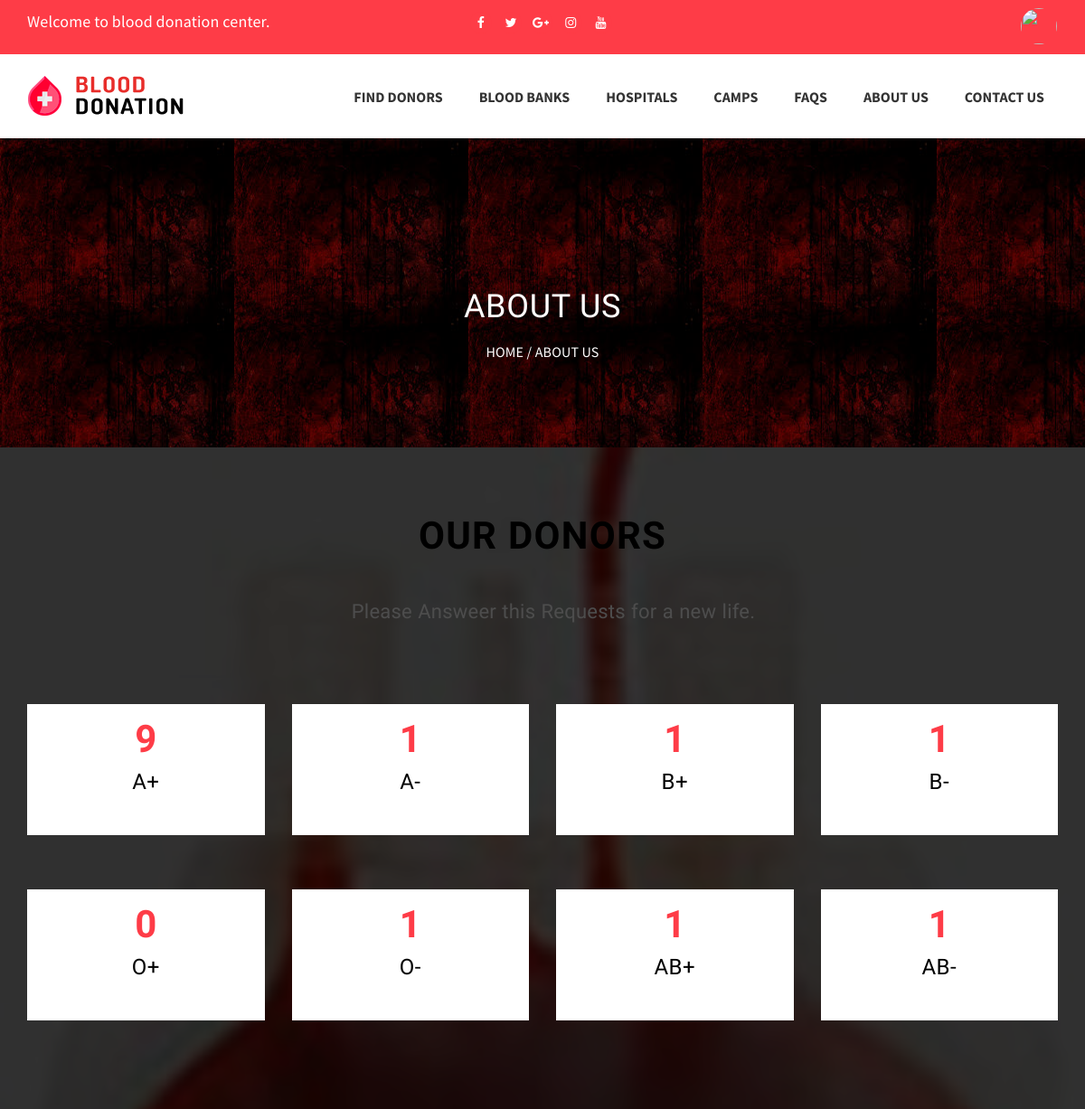
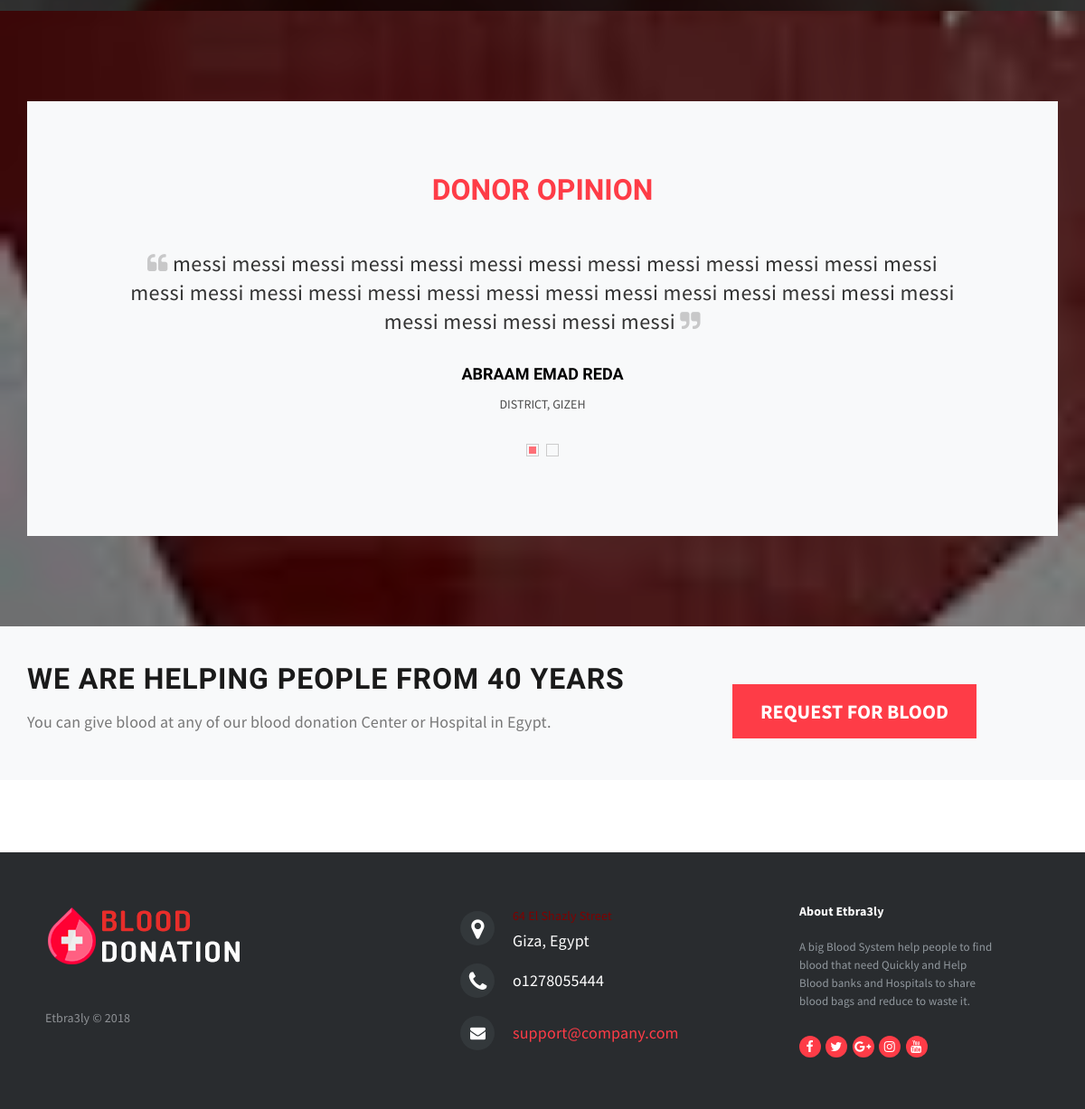
Page /APP/cpanel/DonorPages/DonorAboutUs.php (signed in) on the committed database (2 pictures, top to bottom).
### tables this page shows
CREATE TABLE `comment` (
  `commentID` int(200) NOT NULL,
  `comment` text NOT NULL,
  `date` varchar(20) NOT NULL,
  `visible` tinyint(1) NOT NULL DEFAULT '0',
  `donorID` int(11) NOT NULL
);

CREATE TABLE `donor` (
  `donorID` int(10) NOT NULL,
  `SSN` int(20) NOT NULL,
  `firstName` varchar(15) NOT NULL,
  `middleName` varchar(15) NOT NULL,
  `lastName` varchar(15) NOT NULL,
  `dateOfBirth` varchar(20) NOT NULL,
  `gender` varchar(10) NOT NULL,
  `district` varchar(50) NOT NULL,
  `city` varchar(50) NOT NULL,
  `phoneNo` int(20) NOT NULL,
  `email` varchar(30) NOT NULL,
  `bloodGroup` varchar(10) NOT NULL,
  `photo` varchar(500) NOT NULL DEFAULT 'default_profile.jpg',
  `username` varchar(20) DEFAULT NULL,
  `password` varchar(50) DEFAULT NULL,
  `lastDonationDate` varchar(20) DEFAULT NULL,
  `bloodBankID` int(11) DEFAULT NULL
);

### APP/lib/donor.php (called while the page is built, shortened)
<?php
require_once '../../config.php';
class Donor
{
    public static function retreiveDonorById($donorID)
    {
        global $dbh;
        $sql = $dbh->prepare("SELECT * FROM donor WHERE donorID='$donorID'");
        $sql->execute();
        $donor = $sql->fetch(PDO::FETCH_ASSOC);
        return $donor;
    }
    public static function countDonorsByBloodGroup($bloodGroup)
    {
        global $dbh;
        $sql = $dbh->prepare("SELECT * FROM donor WHERE bloodGroup='$bloodGroup' AND bloodBankID is null");
        $sql->execute();
        $donors = $sql->fetchAll(PDO::FETCH_ASSOC);
        return count($donors);
    }
}

### APP/model/comment.php (called while the page is built, shortened)
<?php
require_once '../../lib/DatabaseModel.php';
class Comment extends DatabaseModel
{
    public static function retreiveUpdatedComments()
    {
        global $dbh;
        $sql = $dbh->prepare("SELECT * FROM comment WHERE visible = 1 ORDER BY commentID desc limit 5");
        $sql->execute();
        $comments = $sql->fetchAll(PDO::FETCH_ASSOC);
        return $comments;
    }
}

### APP/cpanel/DonorPages/DonorAboutUs.php (the view, shortened to what this page needs)
<?php
    require_once '../../model/comment.php';
    require_once '../../lib/donor.php';
?>
        <section class="page-header" data-stellar-background-ratio="1.2">
            <div class="container">
                <div class="row">
                    <div class="col-sm-12 text-center">
                        <h3>
                            About US
                        </h3>
                        <p class="page-breadcrumb">
                            <a href="DonorHome.php">Home</a> / About US
                        </p>
                    </div>
                </div>
            </div>
        </section>
<section class="section-counter"  data-stellar-background-ratio="0.3">
    <div class="container wow fadeInUp">
        <div class="row section-heading-wrapper">
            <div class="col-md-12 col-sm-12 text-center">
                <h2 class="section-heading">Our Donors</h2>
                <p class="section-subheading">Please Answeer this Requests for a new life.</p>
            </div>
        </div>
        <div class="row">
            <div class="col-lg-3 col-md-6 col-sm-6 col-xs-12">
                <div class="counter-block-1 text-center">
                    <span class="counter"><?php echo Donor::countDonorsByBloodGroup("A+")?></span>
                    <h4>A+</h4>
                </div>
            </div>
            <div class="col-lg-3 col-md-6 col-sm-6 col-xs-12">
                <div class="counter-block-1 text-center">
                    <span class="counter"><?php echo Donor::countDonorsByBloodGroup("A-")?></span>
                    <h4>A-</h4>
                </div>
            </div>
            <div class="col-lg-3 col-md-6 col-sm-6 col-xs-12">
                <div class="counter-block-1 text-center">
                    <span class="counter"><?php echo Donor::countDonorsByBloodGroup("B+")?></span>
                    <h4>B+</h4>
                </div>
            </div>
            <div class="col-lg-3 col-md-6 col-sm-6 col-xs-12">
                <div class="counter-block-1 text-center">
                    <span class="counter"><?php echo Donor::countDonorsByBloodGroup("B-")?></span>
                    <h4>B-</h4>
                </div>
            </div>
            <div class="col-lg-3 col-md-6 col-sm-6 col-xs-12">
                <div class="counter-block-1 text-center">
                    <span class="counter"><?php echo Donor::countDonorsByBloodGroup("O+")?></span>
                    <h4>O+</h4>
                </div>
            </div>
            <div class="col-lg-3 col-md-6 col-sm-6 col-xs-12">
                <div class="counter-block-1 text-center">
                    <span class="counter"><?php echo Donor::countDonorsByBloodGroup("O-")?></span>
                    <h4>O-</h4>
                </div>
            </div>
            <div class="col-lg-3 col-md-6 col-sm-6 col-xs-12">
                <div class="counter-block-1 text-center">
                    <span class="counter"><?php echo Donor::countDonorsByBloodGroup("AB+")?></span>
                    <h4>AB+</h4>
                </div>
            </div>
            <div class="col-lg-3 col-md-6 col-sm-6 col-xs-12">
                <div class="counter-block-1 text-center">
                    <span class="counter"><?php echo Donor::countDonorsByBloodGroup("AB-")?></span>
                    <h4>AB-</h4>
                </div>
            </div>
        </div>
    </div>
</section>
        <section class="section-content-block section-client-testimonial">
            <div class="container">
                <div class="testimonial-container text-center">
                    <?php
                        $comments = Comment::retreiveUpdatedComments();
                        if(is_array($comments) && count($comments)>0){
                            foreach ($comments as $comment) {
                                $donor = Donor::retreiveDonorById($comment['donorID']);
                                echo '<div class="col-md-10 col-md-offset-1 col-sm-12">
                                        <div class="testimony-layout-1">
                                            <h3 class="people-quote">Donor Opinion</h3>
                                            <p class="testimony-text">
                                                <i class="fa fa-quote-left" aria-hidden="true"></i>
                                                '.$comment['comment'].'
                                                <i class="fa fa-quote-right" aria-hidden="true"></i>
                                            </p>
                                            <h6>'.$donor['firstName'].' '.$donor['middleName'].' '.$donor['lastName'].'</h6>
                                            <span>'.$donor['district'].', '.$donor['city'].'</span>
                                        </div>
                                    </div> ';
                            }
                        }
                    ?>
                </div>
            </div>
        </section>
        <section class="cta-section-1">
            <div class="container">
                <div class="row">
                    <div class="col-lg-8 col-md-8 col-sm-12 col-xs-12">
                        <h2>We are helping people from 40 years</h2>
                        <p>
                            You can give blood at any of our blood donation Center or Hospital in Egypt.
                        </p>
                    </div>
                    <div class="col-lg-4 col-md-4 col-sm-12 col-xs-12">
                        <a class="btn btn-cta-1" href="DonorRequestForBlood.php">REQUEST FOR BLOOD</a>
                    </div>
                </div>
            </div>
        </section>

### APP/cpanel/template/css/base.css (style rules this page uses)
.footer-distributed { background-color: #292c2f; box-shadow: 0 1px 1px 0 rgba(0, 0, 0, 0.12); box-sizing: border-box; width: 100%; text-align: left; font: bold 16px sans-serif; padding: 55px 50px; margin-top: 80px; }
.footer-distributed .footer-left, .footer-distributed .footer-center, .footer-distributed .footer-right { display: inline-block; vertical-align: top; }
.footer-distributed .footer-left { width: 40%; }
.footer-distributed h3 { color: #ffffff; font: normal 36px 'Cookie', cursive; margin: 0; }
.footer-distributed .footer-company-name { color: #8f9296; font-size: 14px; font-weight: normal; margin: 0; }
.footer-distributed .footer-center { width: 35%; }
.footer-distributed .footer-center i { background-color: #33383b; color: #ffffff; font-size: 25px; width: 38px; height: 38px; border-radius: 50%; text-align: center; line-height: 42px; margin: 10px 15px; vertical-align: middle; }
.footer-distributed .footer-center i.fa-envelope { font-size: 17px; line-height: 38px; }
.footer-distributed .footer-center p { display: inline-block; color: #ffffff; vertical-align: middle; margin:0; }
.footer-distributed .footer-center p span { display:block; font-weight: normal; font-size:14px; line-height:2; }
.footer-distributed .footer-center p a { color: #5383d3; text-decoration: none;; }
.footer-distributed .footer-right { width: 20%; }
.footer-distributed .footer-company-about { line-height: 20px; color: #92999f; font-size: 13px; font-weight: normal; margin: 0; }
.footer-distributed .footer-company-about span { display: block; color: #ffffff; font-size: 14px; font-weight: bold; margin-bottom: 20px; }
.right-right-container a { float: right; color: white; margin-top: 3px; font-size: 35px; font-family: 'Dosis', sans-serif; border: 1px; border-color: #FE3C47; border-style: solid; background: #FE3C47; }
.top-bar-social { float:left; }
.left-container { width: 43%; height: 100%; float:left; margin-right:0px; padding-right:0px; }
.right-container { width: 57%; height: 100%; float:right; margin-left:0px; padding-left:0px; }
.left-right-container { width: 50%; height: 100%; float:left }
.right-right-container { width: 50%; height: 100%; float:right }
span { color:#800000; font:bold; }

### rows in the picture
comment: comment "messi messi messi messi messi messi messi messi messi messi messi messi messi messi messi messi messi messi messi messi messi messi messi messi messi messi messi messi messi messi messi messi", donorID.firstName "ABRAAM", donorID.middleName "EMAD", donorID.lastName "REDA", donorID.district "DISTRICT", donorID.city "GIZEH"

### other values in the picture
Donor::countDonorsByBloodGroup("A+") "9"
Donor::countDonorsByBloodGroup("A-") "1"
Donor::countDonorsByBloodGroup("B+") "1"
Donor::countDonorsByBloodGroup("B-") "1"
Donor::countDonorsByBloodGroup("O+") "0"
Donor::countDonorsByBloodGroup("O-") "1"
Donor::countDonorsByBloodGroup("AB+") "1"
Donor::countDonorsByBloodGroup("AB-") "1"
